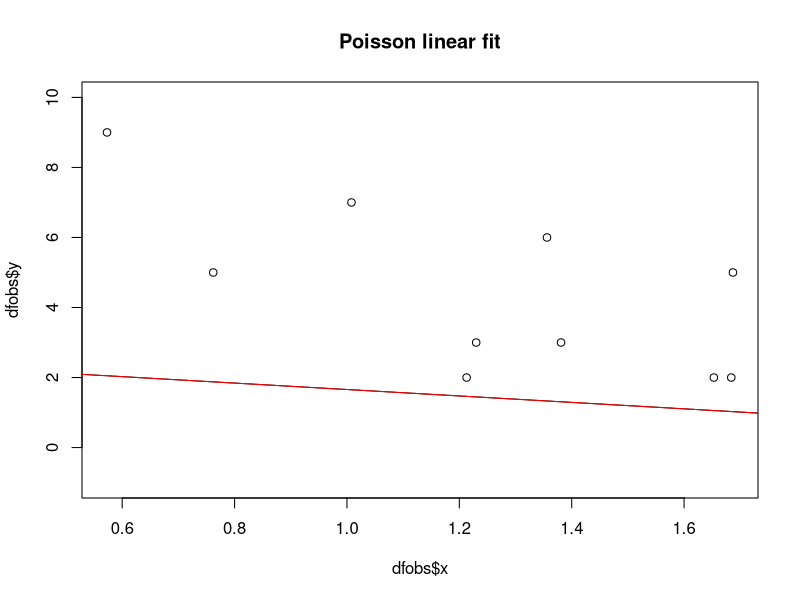

Recreate this plot in R.
ll_function <- function(obs_x,obs_y,beta_0,beta_1) {
  an <- function(x,y){
    lambdas<- beta_0+beta_1*x
    #print(temp-exp(temp))
    return(lambdas*y-exp(lambdas))
  }
  #print(beta_0)
  #print(beta_1)
  aa <- sum(mapply(an,obs_x,obs_y))-log(prod(sapply(obs_y,factorial)))
  print(aa)
  return(aa)
}
information_function <- function(obs_x,beta_0,beta_1){
  m00 <- sum(exp(beta_0+beta_1*obs_x)) 
  m10 <- m01 <- sum(obs_x*exp(beta_0+beta_1*obs_x)) 
  m11 <- sum((obs_x^2)*exp(beta_0+beta_1*obs_x))
  return(rbind(c(m00,m01),c(m10,m11)))
}
obs <-
  rbind(
    c(5, 0.762),
    c(2, 1.213),
    c(5, 1.687),
    c(2, 1.684),
    c(2, 1.653),
    c(3, 1.381),
    c(9, 0.573),
    c(7, 1.008),
    c(6, 1.356),
    c(3, 1.23)
  )
dfobs <- data.frame(y = obs[, 1], x = obs[, 2])
model = glm(formula = y ~ x, family = poisson(), dfobs)
glm_intercept = model$coefficients[1]
glm_slope = model$coefficients[2]


plot(dfobs$x, dfobs$y, ylim = c(-1, 10), main = 'Poisson linear fit')
abline(a = glm_intercept, b = glm_slope)

result = optim(
  par = c(-1,2),
  fn = function(parameters){-ll_function(dfobs$x,dfobs$y, parameters[1], parameters[2])},
  method = "BFGS"
)

optim_intercept = result$par[1]
optim_slope = result$par[2]

abline(a = optim_intercept ,b = optim_slope,col='red')
# the 2 ablines coincide!

print(inf_mat_hat<-information_function(obs_x = dfobs$x,beta_0 = optim_intercept, beta_1 = optim_slope))
#eigen(-inf_mat_hat)#all eigenvalues are negative, local maximum

#Now we compute the likelihood ratio test for beta_1 = 0 with the observed data
fixed_beta_1 <- 0
result_under_theta0 <-  optim(
  par = c(2),
  fn = function(parameters){-ll_function(dfobs$x,dfobs$y,parameters[1],fixed_beta_1)},
  method = "BFGS"
)
loglrt_theta <- ll_function(dfobs$x,dfobs$y,optim_intercept,optim_slope)
loglrt_theta0 <- ll_function(dfobs$x,dfobs$y,result_under_theta0$par[1],fixed_beta_1)

#lrt_test_stat <- exp(loglrt_theta0)/exp(loglrt_theta)
#print(lrt_test_stat)

xx <- -2*(loglrt_theta0-loglrt_theta)
example_alpha <- 1-0.99
threshold <- qchisq(p = 1-example_alpha, df = 1)
print(xx)
print(threshold)
print(sprintf('pvalue:%f',1-pchisq(xx,df=1)))